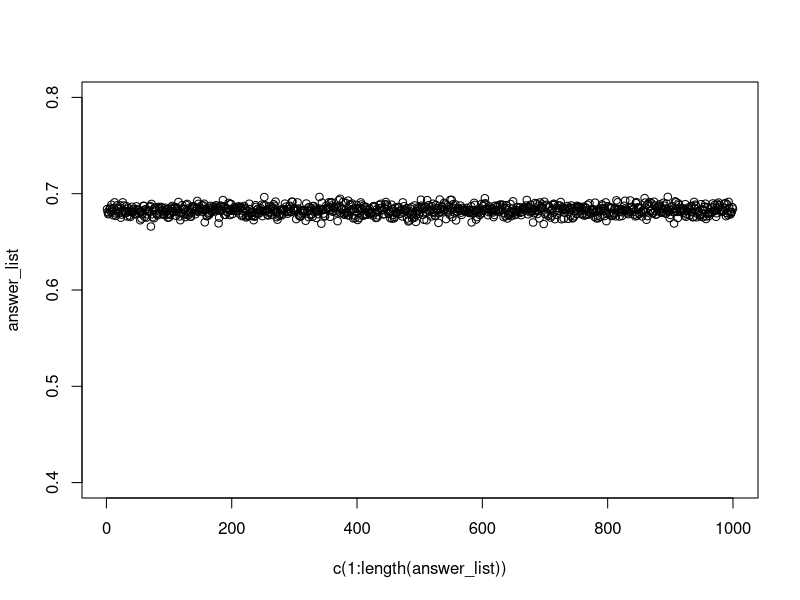

This chart was generated by the following R code:

# Define a function to calculate the law of large numbers
lawOfLargeNumbers <- function(N) {
  
  counter <- 0
  for (i in rnorm(N)){
    if (i < 1 && i > -1 ){
      counter <- counter + 1
    }
    
  }
  
  answer <- counter/N

  return(answer)
  
}


#Looping through the function to the the plot for the law of large numbers
n <- 10000

answer_list = c()

for (i in 1:n){
  if (i %% 10 == 0){
    print(i)
    answer_list <- c(answer_list,c(lawOfLargeNumbers((n))))
  }
  
}

#Plotting the graph
plot(x=c(1:length(answer_list)),y=answer_list, ylim=c(0.4,0.8))

print(answer_list[length(answer_list)])
